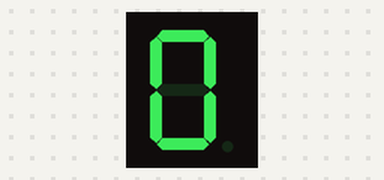
Simulated run of this sketch. Board: Arduino Uno, built with avr-gcc and run on an emulated ATmega328P. Parts: 1-digit seven-segment display. Wiring (inferred from the names in the program): 1-digit 7-segment display, segments lit when HIGH: segments pin 2, pin 3, pin 4, pin 5, pin 6, pin 7, pin 8, pin 9. The segment pins are drawn as the display they are named for.

Above: at 0.1 s.
At 4.1 s:
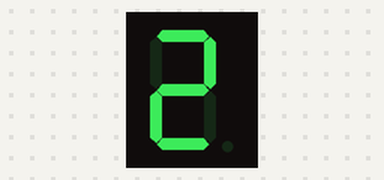
At 8.1 s:
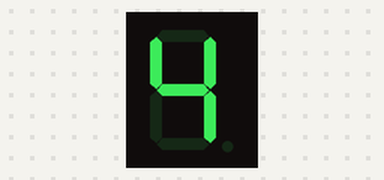
At 16.1 s:
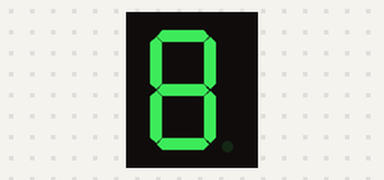
At 26.1 s:
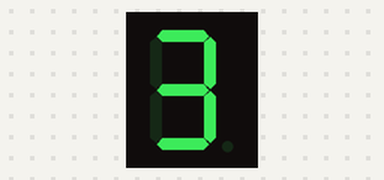
At 38.1 s:
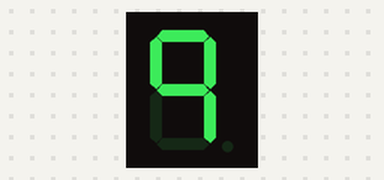

Measured:
- what the display in image 1 shows lasts 2.0 s, from 4.0 s to 6.0 s

The sketch:

Oppgave_20b.ino
```cpp
void setup() {
  // put your setup code here, to run once:
  pinMode(2, OUTPUT); //utgangen til Bein A
  pinMode(3, OUTPUT); //utgangen til Bein B
  pinMode(4, OUTPUT); //utgangen til Bein G
  pinMode(5, OUTPUT); //utgangen til Bein E
  pinMode(6, OUTPUT); //utgangen til Bein D
  pinMode(7, OUTPUT); //utgangen til Bein F
  pinMode(8, OUTPUT); //utgangen til Bein G
  pinMode(9, OUTPUT); //utgangen til Bein DP
}

void loop() {
  // put your main code here, to run repeatedly:
  for (int i = 0; i <= 9; i += 1) {
    switch (i) {
      case 0:
        tallviser (1, 1, 1, 1, 1, 1, 0); //displayer tallet 0
        break;
      case 1:
        tallviser (0, 1, 1, 0, 0, 0, 0); //displayer tallet 1
        break;
      case 2:
        tallviser (1, 1, 0, 1, 1, 0, 1); //displayer tallet 2
        break;
      case 3:
        tallviser (1, 1, 1, 1, 0, 0, 1); //displayer tallet 3
        break;
      case 4:
        tallviser (0, 1, 1, 0, 0, 1, 1); //displayer tallet 4
        break;
      case 5:
        tallviser (1, 0, 1, 1, 0, 1, 1); //displayer tallet 5
        break;
      case 6:
        tallviser (1, 0, 1, 1, 1, 1, 1); //displayer tallet 6
        break;
      case 7:
        tallviser (1, 1, 1, 0, 0, 0, 0); //displayer tallet 7
        break;
      case 8:
        tallviser (1, 1, 1, 1, 1, 1, 1); //displayer tallet 8
        break;
      case 9:
        tallviser (1, 1, 1, 0, 0, 1, 1); //displayer tallet 9
        break;
    }
  }
}

void tallviser(bool a, bool b, bool c, bool d, bool e, bool f, bool g) {
  digitalWrite(2, a); //setter bein A høy
  digitalWrite(3, b); //setter bein B høy
  digitalWrite(4, c); //setter bein G høy
  digitalWrite(5, d); //setter bein E høy
  digitalWrite(6, e); //setter bein D høy
  digitalWrite(7, f); //setter bein F høy
  digitalWrite(8, g); //setter bein G høy
  delay(2000);
}
```
